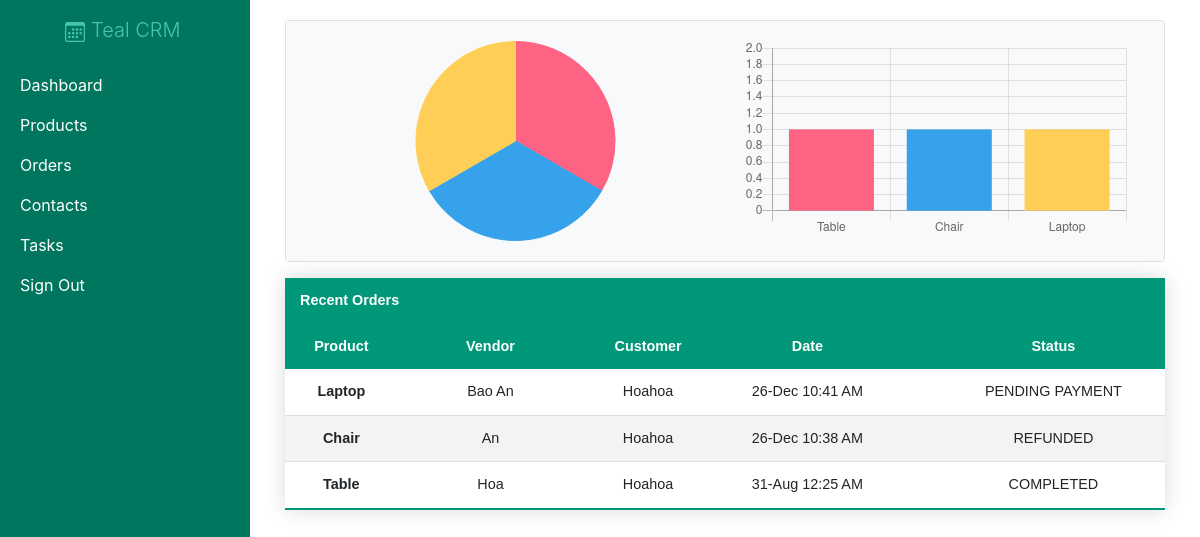
The app's page / (signed in) with its own data.
### crm/models.py (models this page shows, shortened)
class Order(models.Model):
    customer = models.ForeignKey(Customer, null=True, on_delete= models.CASCADE)
    product = models.ForeignKey(Product, null=True, on_delete= models.CASCADE)
    date_created = models.DateTimeField(auto_now_add=True, null=True)
    status = models.CharField(max_length=200, null=True, choices=(
        ('CANCELED','CANCELED'),
        ('COMPLETED','COMPLETED'),
        ('REFUNDED','REFUNDED'),
        ('PENDING PAYMENT','PENDING PAYMENT'),
    ))

class Product(models.Model):
    name = models.CharField(max_length=200, null=True)
    cost = models.FloatField(null=True)
    vendor = models.CharField(max_length=200, null=True)
    discount = models.IntegerField(default=0)
    date_created = models.DateTimeField(auto_now_add=True, null=True)
    def __str__(self):
        return self.name

class Customer(models.Model):
    name = models.CharField(max_length=200, null=True)
    phone = models.CharField(max_length=200, null=True)
    email = models.EmailField(max_length=200, null=True)
    date_created = models.DateTimeField(auto_now_add=True, null=True)
    address = models.CharField(max_length=200, null=True)

### crm/views.py (the view)
# urls.py: path('', views.dashboard, name="home"),
@login_required
def dashboard(request):
    orders = Order.objects.all()
    orders_label = set()
    for o in orders:
        orders_label.add(o.product)
    orders_group = list(Order.objects.values('product').annotate(dcount=Count('product')))
    og = []
    for o in orders_group:
        og.append(o["dcount"])
    total_orders = orders.count()
    recent_orders = orders.order_by('-date_created')[:5]
    context  = {'orders': orders, 'orders_label': orders_label, 'products': products,
    'total_orders':total_orders, 'recent_orders':recent_orders,'og':og}
    return render(request,'crm/dashboard.html', context)

### crm/templates/crm/dashboard.html (shortened to what this page needs)
{% extends 'crm/main.html' %}
{% block content %}
<div class="container card">
  <div class="row text-center text-light card-body bg-light">
    <div class="col-6">
      <canvas id="myChart" height="200px"></canvas>
      <script>
        var ctx = document.getElementById('myChart').getContext('2d');
        var myChart = new Chart(ctx, {
          type: 'pie',
          data: {
            labels: [{% for o in orders_label %}'{{o}}',{% endfor %}],
        datasets: [{
          data: [{% for p in og %}{{ p }}, {% endfor %}],
          backgroundColor: [
            'rgb(255, 99, 132)',
            'rgb(54, 162, 235)',
            'rgb(255, 206, 86)',
            'rgb(74, 225, 136)',
            'rgb(153, 102, 255)',
            'rgb(255, 159, 64)'
          ],
            borderColor: [
              'rgb(255, 99, 132)',
              'rgb(54, 162, 235)',
              'rgb(255, 206, 86)',
              'rgb(74, 225, 136)',
              'rgb(153, 102, 255)',
              'rgb(255, 159, 64)'
            ],
              borderWidth: 1
        }]
    },
        options: {
          "responsive": true,
            "maintainAspectRatio": false,
              legend: {
            display: false,
        }
        }
});
      </script>
    </div>
    <div class="col-6">
      <canvas id="myChart2" height="200px"></canvas>
      <script>
        var ctx = document.getElementById('myChart2').getContext('2d');
        var myChart2 = new Chart(ctx, {
          type: 'bar',
          data: {
            labels: [{% for o in orders_label %}'{{o}}',{% endfor %}],
        datasets: [{
          data: [{% for p in og %} {{ p }}, {% endfor %}],
          backgroundColor: [
            'rgb(255, 99, 132)',
            'rgb(54, 162, 235)',
            'rgb(255, 206, 86)',
            'rgb(74, 225, 136)',
            'rgb(153, 102, 255)',
            'rgb(255, 159, 64)'
          ],
            borderColor: [
              'rgb(255, 99, 132)',
              'rgb(54, 162, 235)',
              'rgb(255, 206, 86)',
              'rgb(74, 225, 136)',
              'rgb(153, 102, 255)',
              'rgb(255, 159, 64)'
            ],
              borderWidth: 1
        }]
    },
        options: {
          "responsive": true,
            "maintainAspectRatio": false,
              legend: {
            display: false,
        }
        }
});
      </script>
    </div>
  </div>
</div>
<div class="text-center justify-content-md-center mt-3">
  <table class="my-table w-100">
    <thead>
      <tr>
        <th colspan='9' scope="col">Recent Orders</th>
      </tr>
      <tr class="text-center">
        <th>Product</th>
        <th></th>
        <th>Vendor</th>
        <th></th>
        <th>Customer</th>
        <th>Date</th>
        <th></th>
        <th>Status</th>
      </tr>
    </thead>
    <tbody>
      {% for o in recent_orders %}
      <tr>
        <th scope="row">{{o.product.name}}</th>
        <td></td>
        <td>{{o.product.vendor}}</td>
        <td></td>
        <td>{{o.customer.name}}</td>
        <td>{{o.date_created|date:"d-M h:i A"}}</td>
        <td></td>
        <td>{{o.status}}</td>
      </tr>
      {% endfor %}
    </tbody>
  </table>
</div>
</div>
{% endblock content %}

### crm/templates/crm/main.html (shortened to what this page needs)
{% load static %}
<!DOCTYPE html>
<html>
<head>
    <link rel="stylesheet" href="https://stackpath.bootstrapcdn.com/bootstrap/4.5.2/css/bootstrap.min.css"
 />
    <link rel="stylesheet" href="{% static 'css/main.css' %}" />
</head>
<body>
    <div id="wrapper">
        <div id="sidebar-wrapper">
            <ul class="sidebar-nav">
                <li class="sidebar-brand">
                    <a href="{% url 'home' %}" class="lead text-center mr-4">
                        Teal CRM</a>
                </li>
                <li>
                    <a href="{% url 'home' %}">Dashboard</a>
                </li>
                <li>
                    <a href="{% url 'products' %}">Products</a>
                </li>
                <li>
                    <a href="{% url 'orders' %}">Orders</a>
                </li>
                <li>
                    <a href="{% url 'contacts' %}">Contacts</a>
                </li>
                <li>
                    <a href="{% url 'task' %}">Tasks</a>
                </li>
                <li>
                    <a href="{% url 'signout' %}">Sign Out</a>
                </li>
            </ul>
        </div>
        <div id="page-content-wrapper">
            <div class="container-fluid">
                <div class="row">
                    <div class="col-lg-12">
                        {% block content %} {% endblock %}
                    </div>
                </div>
            </div>
        </div>
</body>
</html>

### static/css/main.css (style rules this page uses)
.my-table { border-collapse: collapse; font-size: 0.9em; font-family: sans-serif; min-width: 400px; box-shadow: 0 0 20px rgba(0, 0, 0, 0.15); }
.my-table thead tr { background-color: #009879; color: #ffffff; text-align: left; }
.my-table th, .my-table td { padding: 12px 15px; }
.my-table tbody tr { border-bottom: 1px solid #dddddd; }
.my-table tbody tr:nth-of-type(even) { background-color: #f3f3f3; }
.my-table tbody tr:last-of-type { border-bottom: 2px solid #009879; }
#sidebar-wrapper { z-index: 1000; position: fixed; left: 250px; width: 0; height: 100%; margin-left: -250px; overflow-y: auto; background: #00765e; -webkit-transition: all 0.9s ease; -moz-transition: all 0.9s ease; -o-transition: all 0.9s ease; transition: all 0.9s ease; }
#page-content-wrapper { width: 100%; position: absolute; padding: 15px; }
.sidebar-nav { position: absolute; top: 0; width: 250px; margin: 0; padding: 0; list-style: none; }
.sidebar-nav li { text-indent: 20px; line-height: 40px; }
.sidebar-nav li a { display: block; text-decoration: none; color: #ffffff; }
.sidebar-nav > .sidebar-brand { height: 65px; font-size: 18px; line-height: 60px; }
.sidebar-nav > .sidebar-brand a { color: #ffffff; }
@media (min-width:768px) { #wrapper { padding-left: 250px; } }
@media (min-width:768px) { #sidebar-wrapper { width: 250px; } }
@media (min-width:768px) { #page-content-wrapper { padding: 20px; position: relative; } }

### records on screen
Order: product.name "Laptop", product.vendor "Bao An", customer.name "Hoahoa", date_created "26-Dec 10:41 AM", status "PENDING PAYMENT"
Order: product.name "Chair", product.vendor "An", customer.name "Hoahoa", date_created "26-Dec 10:38 AM", status "REFUNDED"
Order: product.name "Table", product.vendor "Hoa", customer.name "Hoahoa", date_created "31-Aug 12:25 AM", status "COMPLETED"

### other values on screen
chart data {{ o }} Table, Chair, Laptop
chart data {{ p }} 1, 1, 1
